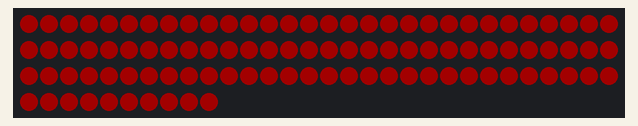
Simulated run of this sketch. Board: Arduino Uno, built with avr-gcc and run on an emulated ATmega328P. Shown: 100 RGB LEDs in strip order, left to right, continuing on the next row. Dim RGB values are drawn brighter than linear.

Above: at 0.1 s.
At 1.1 s:
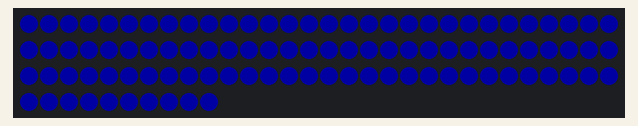
At 2.1 s:
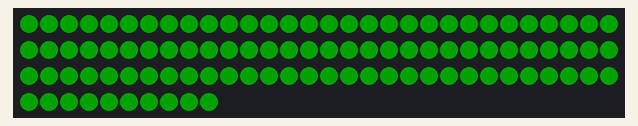

The sketch:

rgb.ino
```cpp
#include <Adafruit_NeoPixel.h>

#define PIN 6
Adafruit_NeoPixel strip = Adafruit_NeoPixel(100, PIN, NEO_GRB + NEO_KHZ800);
void setup() {
  strip.begin();
  strip.setBrightness(60);
  strip.show();
}
void loop(){
  for(int i=0;i <100 ;i++) // Zapalenie całego paska na czerwono
   {
      strip.setPixelColor(i, 150, 0, 0);
   }

   strip.show();
   delay(1000);

   for(int i=0;i <100 ;i++) // Zapalenie całego paska na niebiesko
   {
      strip.setPixelColor(i, 0, 0, 150);
   }

   strip.show();
   delay(1000);

   for(int i=0;i <100 ;i++) // Zapalenie całego paska na zielono
   {
      strip.setPixelColor(i, 0, 150, 0);
   }

   strip.show();
   delay(1000);
}
```

Measured:
- by itself, everything shown: repeats every 3.0 s, in 3 steps
- what the display in image 1 shows lasts 1.0 s, from 1.0 s to 2.0 s
